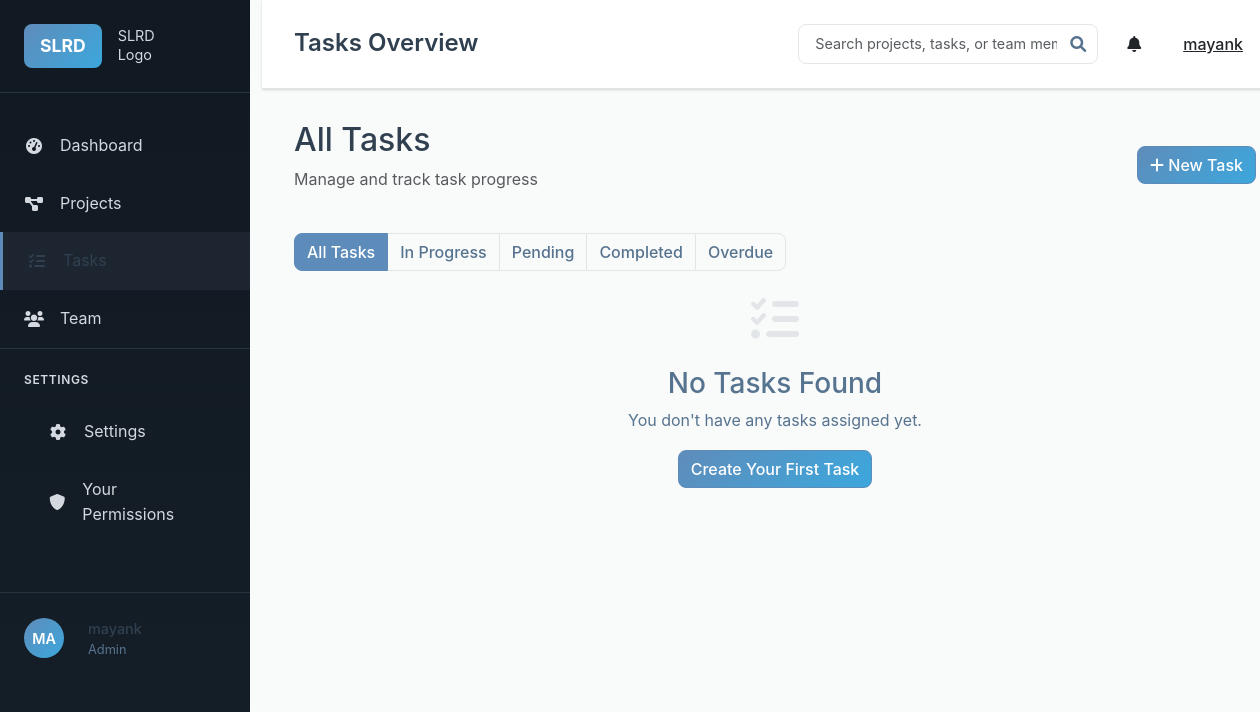
/tasks (signed in), run on an earlier commit of the app's database.
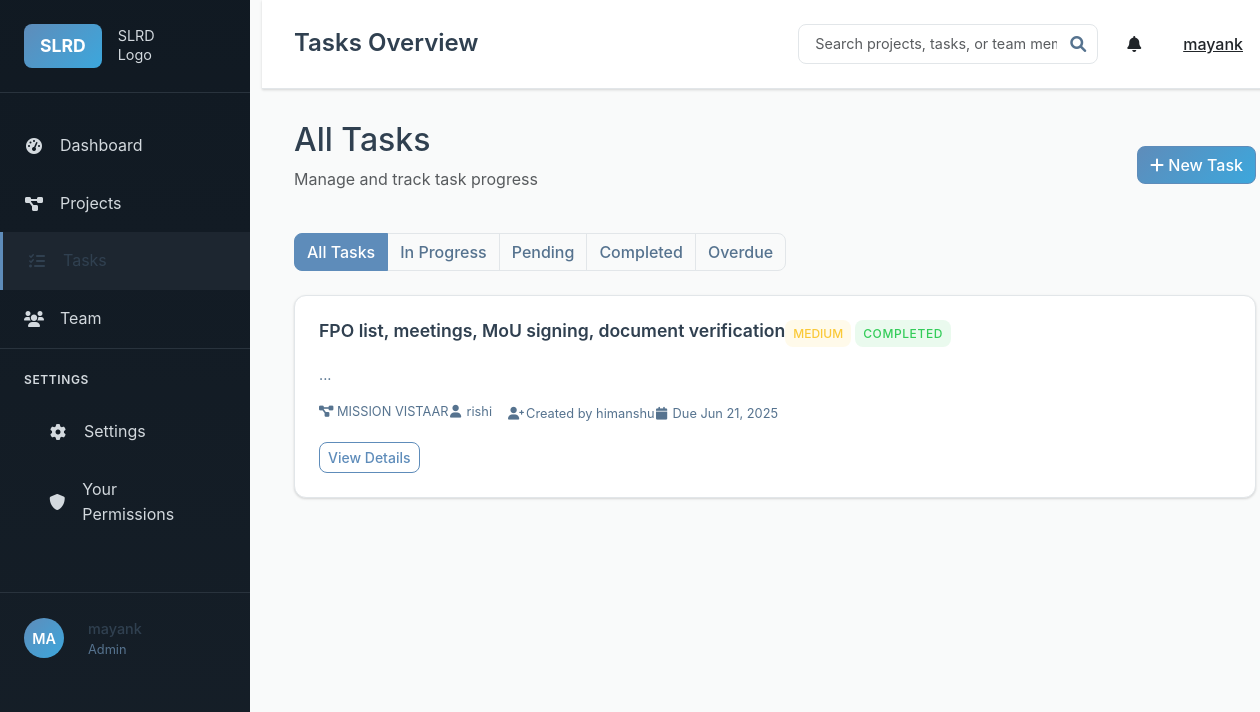
And on a later commit of the database.
### models.py (models this page shows, shortened)
class User(UserMixin, db.Model):
    id = db.Column(db.Integer, primary_key=True)
    username = db.Column(db.String(80), unique=True, nullable=False)
    email = db.Column(db.String(120), unique=True, nullable=False)
    password_hash = db.Column(db.String(256), nullable=False)
    role = db.Column(db.String(20), nullable=False, default='User')  # Admin, Manager, User
    created_at = db.Column(db.DateTime, default=lambda: datetime.now(timezone.utc))
    manager_id = db.Column(db.Integer, db.ForeignKey('user.id'), nullable=True)
    skills = db.Column(db.Text)  # JSON string of skills array
    managed_users = db.relationship('User', backref=db.backref('manager', remote_side=[id]), lazy='dynamic')
    projects_created = db.relationship('Project', foreign_keys='Project.created_by_id', backref='creator', lazy='dynamic')
    projects_assigned = db.relationship('Project', secondary='project_assignments', back_populates='assigned_users', lazy='dynamic')
    tasks_created = db.relationship('Task', foreign_keys='Task.created_by_id', backref='creator', lazy='dynamic')
    tasks_assigned = db.relationship('Task', foreign_keys='Task.assigned_to_id', backref='assigned_user', lazy='dynamic')
    comments = db.relationship('Comment', backref='author', lazy='dynamic')
    permissions = db.relationship('UserPermission', backref='user', lazy='dynamic', cascade='all, delete-orphan')
    def get_accessible_tasks(self):
        if self.role == 'Admin':
            return Task.query.all()
        elif self.role == 'Manager':
            created = Task.query.filter_by(created_by_id=self.id).all()
            assigned = Task.query.filter_by(assigned_to_id=self.id).all()
            return list(set(created + assigned))
        else:
            return Task.query.filter_by(assigned_to_id=self.id).all()

class Task(db.Model):
    id = db.Column(db.Integer, primary_key=True)
    title = db.Column(db.String(200), nullable=False)
    description = db.Column(db.Text)
    status = db.Column(db.String(20), default='Pending')  # Pending, In Progress, Completed, Overdue
    priority = db.Column(db.String(20), default='Medium')  # Low, Medium, High
    deadline = db.Column(db.Date)
    created_at = db.Column(db.DateTime, default=lambda: datetime.now(timezone.utc))
    updated_at = db.Column(db.DateTime, default=lambda: datetime.now(timezone.utc), onupdate=lambda: datetime.now(timezone.utc))
    completed_at = db.Column(db.DateTime)
    project_id = db.Column(db.Integer, db.ForeignKey('project.id'), nullable=False)
    created_by_id = db.Column(db.Integer, db.ForeignKey('user.id'), nullable=False)
    assigned_to_id = db.Column(db.Integer, db.ForeignKey('user.id'))
    dependent_on_task_id = db.Column(db.Integer, db.ForeignKey('task.id'), nullable=True)
    reassigned_from_id = db.Column(db.Integer, db.ForeignKey('user.id'), nullable=True)
    skill_match_percentage = db.Column(db.Integer, default=0)
    comments = db.relationship('Comment', backref='task', lazy='dynamic', cascade='all, delete-orphan')
    documents = db.relationship('Document', backref='task', lazy='dynamic', cascade='all, delete-orphan')
    dependent_task = db.relationship('Task', remote_side=[id], backref='dependent_tasks')
    reassigned_from = db.relationship('User', foreign_keys=[reassigned_from_id])
    def is_overdue(self):
        if self.deadline and self.status != 'Completed':
            return datetime.now().date() > self.deadline
        return False

class Project(db.Model):
    id = db.Column(db.Integer, primary_key=True)
    title = db.Column(db.String(200), nullable=False)
    description = db.Column(db.Text)
    status = db.Column(db.String(20), default='In Progress')  # Just Started, In Progress, Completed
    progress = db.Column(db.Integer, default=0)  # 0-100%
    deadline = db.Column(db.Date)
    created_at = db.Column(db.DateTime, default=lambda: datetime.now(timezone.utc))
    updated_at = db.Column(db.DateTime, default=lambda: datetime.now(timezone.utc), onupdate=lambda: datetime.now(timezone.utc))
    created_by_id = db.Column(db.Integer, db.ForeignKey('user.id'), nullable=False)
    tasks = db.relationship('Task', backref='project', lazy='dynamic', cascade='all, delete-orphan')
    comments = db.relationship('Comment', backref='project', lazy='dynamic', cascade='all, delete-orphan')
    documents = db.relationship('Document', backref='project', lazy='dynamic', cascade='all, delete-orphan')
    assigned_users = db.relationship('User', secondary='project_assignments', back_populates='projects_assigned')

### routes.py (the view)
@app.route('/tasks')
@login_required
def tasks_list():
    tasks = current_user.get_accessible_tasks()
    return render_template('tasks/list.html', tasks=tasks)

### app.py (called while the page is built)
@login_manager.user_loader
def load_user(user_id):
    from models import User
    return User.query.get(int(user_id))

### templates/tasks/list.html (shortened to what this page needs)
{% extends "base.html" %}
{% block page_title %}Tasks Overview{% endblock %}
{% block content %}
<div class="content-header">
    <div class="d-flex justify-content-between align-items-center mb-4">
        <div>
            <h2>All Tasks</h2>
            <p class="text-muted">Manage and track task progress</p>
        </div>
        {% if current_user.role in ['Admin', 'Manager'] %}
        <a href="{{ url_for('create_task') }}" class="btn btn-primary">
            <i class="fas fa-plus"></i> New Task
        </a>
        {% endif %}
    </div>
</div>
<div class="task-filters mb-4">
    <div class="btn-group" role="group">
        <button type="button" class="btn btn-outline-secondary active" onclick="filterTasks('all')">All Tasks</button>
        <button type="button" class="btn btn-outline-secondary" onclick="filterTasks('in-progress')">In Progress</button>
        <button type="button" class="btn btn-outline-secondary" onclick="filterTasks('pending')">Pending</button>
        <button type="button" class="btn btn-outline-secondary" onclick="filterTasks('completed')">Completed</button>
        <button type="button" class="btn btn-outline-secondary" onclick="filterTasks('overdue')">Overdue</button>
    </div>
</div>
<div class="tasks-container">
    {% for task in tasks %}
    <div class="task-card" data-status="{{ task.status.lower().replace(' ', '-') }}"
         data-overdue="{{ 'true' if task.is_overdue() else 'false' }}">
        <div class="task-header">
            <h4><a href="{{ url_for('view_task', task_id=task.id) }}">{{ task.title }}</a></h4>
            <div class="task-badges">
                <span class="priority-badge priority-{{ task.priority.lower() }}">{{ task.priority }}</span>
                <span class="status-badge status-{{ task.status.lower().replace(' ', '-') }}">{{ task.status }}</span>
            </div>
        </div>
        <p class="task-description">{{ task.description[:150] }}...</p>
        <div class="task-meta">
            <div class="meta-row">
                <div class="meta-item">
                    <i class="fas fa-project-diagram"></i>
                    <span>{{ task.project.title }}</span>
                </div>
                {% if task.assigned_user %}
                <div class="meta-item">
                    <i class="fas fa-user"></i>
                    <span>{{ task.assigned_user.username }}</span>
                </div>
                {% endif %}
            </div>
            <div class="meta-row">
                <div class="meta-item">
                    <i class="fas fa-user-plus"></i>
                    <span>Created by {{ task.creator.username }}</span>
                </div>
                {% if task.deadline %}
                <div class="meta-item">
                    <i class="fas fa-calendar"></i>
                    <span>Due {{ task.deadline.strftime('%b %d, %Y') }}</span>
                </div>
                {% endif %}
            </div>
        </div>
        <div class="task-actions">
            <a href="{{ url_for('view_task', task_id=task.id) }}" class="btn btn-outline-primary btn-sm">
                View Details
            </a>
        </div>
    </div>
    {% endfor %}
    {% if tasks|length == 0 %}
    <div class="empty-state-large">
        <i class="fas fa-tasks"></i>
        <h3>No Tasks Found</h3>
        <p>You don't have any tasks assigned yet.</p>
        {% if current_user.role in ['Admin', 'Manager'] %}
        <a href="{{ url_for('create_task') }}" class="btn btn-primary">Create Your First Task</a>
        {% endif %}
    </div>
    {% endif %}
</div>
{% endblock %}

### templates/base.html (shortened to what this page needs)
<!DOCTYPE html>
<html lang="en">
<head>
    <link href="https://cdn.jsdelivr.net/npm/bootstrap@5.3.0/dist/css/bootstrap.min.css" rel="stylesheet">
    <link href="https://cdnjs.cloudflare.com/ajax/libs/font-awesome/6.0.0/css/all.min.css" rel="stylesheet">
    <link href="{{ url_for('static', filename='css/style.css') }}" rel="stylesheet">
</head>
<body>
    {% if current_user.is_authenticated %}
    <div class="container-fluid">
        <div class="row">
            <div class="col-md-2 p-0">
                <div class="sidebar">
                    <div class="sidebar-header">
                        <div class="logo">
                            <span class="slrd-logo">SLRD</span>
                            <span class="logo-text">SLRD<br>Logo</span>
                        </div>
                    </div>
                    <nav class="sidebar-nav">
                        <ul class="nav flex-column">
                            <li class="nav-item">
                                <a class="nav-link" href="{{ url_for('index') }}">
                                    <i class="fas fa-tachometer-alt"></i> Dashboard
                                </a>
                            </li>
                            <li class="nav-item">
                                <a class="nav-link" href="{{ url_for('projects_list') }}">
                                    <i class="fas fa-project-diagram"></i> Projects
                                </a>
                            </li>
                            <li class="nav-item">
                                <a class="nav-link" href="{{ url_for('tasks_list') }}">
                                    <i class="fas fa-tasks"></i> Tasks
                                </a>
                            </li>
                            {% if current_user.role in ['Admin', 'Manager'] %}
                            <li class="nav-item">
                                <a class="nav-link" href="{{ url_for('team_list') }}">
                                    <i class="fas fa-users"></i> Team
                                </a>
                            </li>
                            {% endif %}
                        </ul>
                        <div class="sidebar-settings">
                            <h6>SETTINGS</h6>
                            <ul class="nav flex-column">
                                <li class="nav-item">
                                    <a class="nav-link" href="{{ url_for('settings') }}">
                                        <i class="fas fa-cog"></i> Settings
                                    </a>
                                </li>
                                <li class="nav-item">
                                    <a class="nav-link" href="{{ url_for('your_permissions') }}">
                                        <i class="fas fa-shield-alt"></i> Your Permissions
                                    </a>
                                </li>
                            </ul>
                        </div>
                    </nav>
                    <div class="sidebar-user">
                        <div class="user-avatar">{{ current_user.username[:2].upper() }}</div>
                        <div class="user-info">
                            <div class="user-name">{{ current_user.username }}</div>
                            <div class="user-role">{{ current_user.role }}</div>
                        </div>
                    </div>
                </div>
            </div>
            <div class="col-md-10 main-content">
                <header class="main-header">
                    <div class="d-flex justify-content-between align-items-center">
                        <h1>{% block page_title %}SLRD Project Management{% endblock %}</h1>
                        <div class="header-actions">
                            <div class="search-box">
                                <input type="text" class="form-control" placeholder="Search projects, tasks, or team members">
                                <i class="fas fa-search"></i>
                            </div>
                            <div class="dropdown">
                                <button class="btn btn-link text-dark" type="button" data-bs-toggle="dropdown">
                                    <i class="fas fa-bell"></i>
                                </button>
                            </div>
                            <div class="dropdown">
                                <button class="btn btn-link text-dark" type="button" data-bs-toggle="dropdown">
                                    {{ current_user.username }}
                                </button>
                            </div>
                        </div>
                    </div>
                </header>
                <div class="content-area">
                    {% block content %}{% endblock %}
                </div>
            </div>
        </div>
    </div>
    {% else %}
    <div class="auth-container">
        {% block auth_content %}{% endblock %}
    </div>
    {% endif %}
</body>
</html>

What changed in the data, as far as the page shows it:
added Task: title "FPO list, meetings, MoU signing, document verification", priority "MEDIUM", status "COMPLETED", project "MISSION VISTAAR", assigned_user.username "rishi", creator.username "himanshu", deadline "Jun 21, 2025"
Also different on the page:
text no longer shown: "No Tasks Found You don't have any tasks assigned yet. Create Your First Task"
